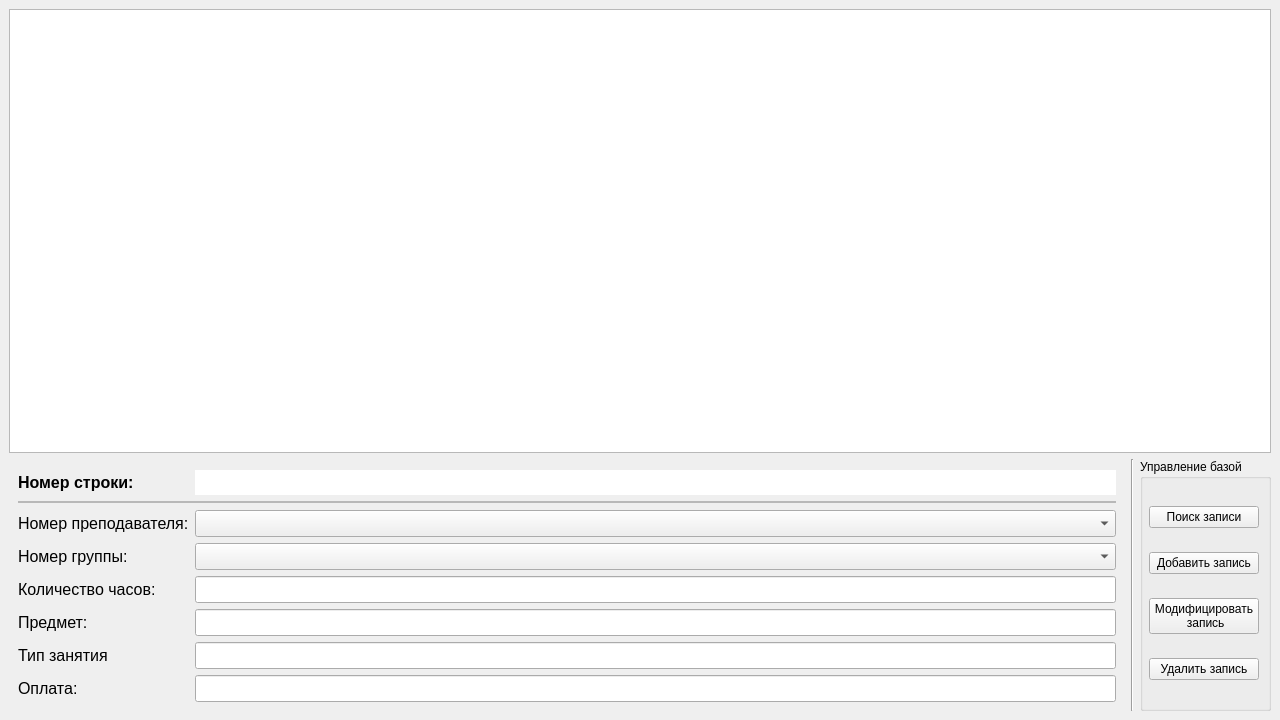
<?xml version="1.0" encoding="UTF-8"?>
<ui version="4.0">
 <class>MainWindow</class>
 <widget class="QMainWindow" name="MainWindow">
  <property name="geometry">
   <rect>
    <x>0</x>
    <y>0</y>
    <width>1280</width>
    <height>720</height>
   </rect>
  </property>
  <property name="windowTitle">
   <string>БД PostgreSQL. Лабораторная 17. Катунин С.</string>
  </property>
  <widget class="QWidget" name="centralwidget">
   <layout class="QGridLayout" name="gridLayout_2" rowstretch="3,0,0">
    <item row="2" column="1">
     <widget class="Line" name="line">
      <property name="frameShadow">
       <enum>QFrame::Sunken</enum>
      </property>
      <property name="orientation">
       <enum>Qt::Vertical</enum>
      </property>
     </widget>
    </item>
    <item row="0" column="0" colspan="3">
     <widget class="QTableView" name="tableView">
      <property name="font">
       <font>
        <family>Segoe UI</family>
        <pointsize>10</pointsize>
       </font>
      </property>
      <property name="editTriggers">
       <set>QAbstractItemView::NoEditTriggers</set>
      </property>
      <property name="tabKeyNavigation">
       <bool>false</bool>
      </property>
      <property name="showDropIndicator" stdset="0">
       <bool>false</bool>
      </property>
      <property name="dragDropOverwriteMode">
       <bool>false</bool>
      </property>
      <property name="alternatingRowColors">
       <bool>true</bool>
      </property>
      <property name="selectionMode">
       <enum>QAbstractItemView::SingleSelection</enum>
      </property>
      <property name="selectionBehavior">
       <enum>QAbstractItemView::SelectRows</enum>
      </property>
      <property name="showGrid">
       <bool>true</bool>
      </property>
      <property name="sortingEnabled">
       <bool>false</bool>
      </property>
      <property name="cornerButtonEnabled">
       <bool>false</bool>
      </property>
      <attribute name="horizontalHeaderCascadingSectionResizes">
       <bool>true</bool>
      </attribute>
      <attribute name="horizontalHeaderMinimumSectionSize">
       <number>37</number>
      </attribute>
      <attribute name="horizontalHeaderDefaultSectionSize">
       <number>150</number>
      </attribute>
      <attribute name="horizontalHeaderStretchLastSection">
       <bool>true</bool>
      </attribute>
      <attribute name="verticalHeaderCascadingSectionResizes">
       <bool>false</bool>
      </attribute>
      <attribute name="verticalHeaderMinimumSectionSize">
       <number>35</number>
      </attribute>
      <attribute name="verticalHeaderDefaultSectionSize">
       <number>35</number>
      </attribute>
      <attribute name="verticalHeaderHighlightSections">
       <bool>true</bool>
      </attribute>
      <attribute name="verticalHeaderShowSortIndicator" stdset="0">
       <bool>true</bool>
      </attribute>
     </widget>
    </item>
    <item row="2" column="2">
     <widget class="QGroupBox" name="buttons">
      <property name="title">
       <string>Управление базой</string>
      </property>
      <property name="flat">
       <bool>false</bool>
      </property>
      <property name="checkable">
       <bool>false</bool>
      </property>
      <layout class="QVBoxLayout" name="buttons_layout">
       <property name="leftMargin">
        <number>6</number>
       </property>
       <item>
        <widget class="QPushButton" name="pushButton_search">
         <property name="text">
          <string>Поиск записи</string>
         </property>
        </widget>
       </item>
       <item>
        <widget class="QPushButton" name="pushButton_create">
         <property name="text">
          <string>Добавить запись</string>
         </property>
        </widget>
       </item>
       <item>
        <widget class="QPushButton" name="pushButton_update">
         <property name="text">
          <string>Модифицировать
 запись</string>
         </property>
        </widget>
       </item>
       <item>
        <widget class="QPushButton" name="pushButton_remove">
         <property name="text">
          <string>Удалить запись</string>
         </property>
        </widget>
       </item>
      </layout>
     </widget>
    </item>
    <item row="2" column="0">
     <widget class="QWidget" name="widget" native="true">
      <layout class="QGridLayout" name="gridLayout">
       <property name="topMargin">
        <number>6</number>
       </property>
       <item row="0" column="0">
        <layout class="QFormLayout" name="nagruzka_data">
         <property name="sizeConstraint">
          <enum>QLayout::SetDefaultConstraint</enum>
         </property>
         <property name="fieldGrowthPolicy">
          <enum>QFormLayout::AllNonFixedFieldsGrow</enum>
         </property>
         <property name="rowWrapPolicy">
          <enum>QFormLayout::DontWrapRows</enum>
         </property>
         <property name="labelAlignment">
          <set>Qt::AlignLeading|Qt::AlignLeft|Qt::AlignVCenter</set>
         </property>
         <property name="formAlignment">
          <set>Qt::AlignLeading|Qt::AlignLeft|Qt::AlignVCenter</set>
         </property>
         <property name="topMargin">
          <number>5</number>
         </property>
         <item row="0" column="0">
          <widget class="QLabel" name="label_id">
           <property name="font">
            <font>
             <pointsize>12</pointsize>
             <weight>75</weight>
             <bold>true</bold>
             <underline>false</underline>
            </font>
           </property>
           <property name="text">
            <string>Номер строки:</string>
           </property>
          </widget>
         </item>
         <item row="0" column="1">
          <widget class="QLineEdit" name="lineEdit_id">
           <property name="enabled">
            <bool>true</bool>
           </property>
           <property name="font">
            <font>
             <pointsize>12</pointsize>
            </font>
           </property>
           <property name="autoFillBackground">
            <bool>false</bool>
           </property>
           <property name="text">
            <string/>
           </property>
           <property name="frame">
            <bool>false</bool>
           </property>
           <property name="readOnly">
            <bool>true</bool>
           </property>
           <property name="placeholderText">
            <string/>
           </property>
          </widget>
         </item>
         <item row="2" column="0">
          <widget class="QLabel" name="label_lecturer">
           <property name="font">
            <font>
             <pointsize>12</pointsize>
            </font>
           </property>
           <property name="text">
            <string>Номер преподавателя:</string>
           </property>
          </widget>
         </item>
         <item row="2" column="1">
          <widget class="QComboBox" name="comboBox_lecturer">
           <property name="font">
            <font>
             <pointsize>12</pointsize>
            </font>
           </property>
          </widget>
         </item>
         <item row="3" column="0">
          <widget class="QLabel" name="label_group">
           <property name="font">
            <font>
             <pointsize>12</pointsize>
            </font>
           </property>
           <property name="text">
            <string>Номер группы:</string>
           </property>
          </widget>
         </item>
         <item row="3" column="1">
          <widget class="QComboBox" name="comboBox_group">
           <property name="font">
            <font>
             <pointsize>12</pointsize>
            </font>
           </property>
          </widget>
         </item>
         <item row="4" column="0">
          <widget class="QLabel" name="label_hours">
           <property name="font">
            <font>
             <pointsize>12</pointsize>
            </font>
           </property>
           <property name="text">
            <string>Количество часов:</string>
           </property>
          </widget>
         </item>
         <item row="4" column="1">
          <widget class="QLineEdit" name="lineEdit_hours">
           <property name="font">
            <font>
             <pointsize>12</pointsize>
            </font>
           </property>
          </widget>
         </item>
         <item row="5" column="0">
          <widget class="QLabel" name="label_subject">
           <property name="font">
            <font>
             <pointsize>12</pointsize>
            </font>
           </property>
           <property name="text">
            <string>Предмет:</string>
           </property>
          </widget>
         </item>
         <item row="5" column="1">
          <widget class="QLineEdit" name="lineEdit_subject">
           <property name="font">
            <font>
             <pointsize>12</pointsize>
            </font>
           </property>
          </widget>
         </item>
         <item row="6" column="0">
          <widget class="QLabel" name="label_type_subject">
           <property name="font">
            <font>
             <pointsize>12</pointsize>
            </font>
           </property>
           <property name="text">
            <string>Тип занятия</string>
           </property>
          </widget>
         </item>
         <item row="6" column="1">
          <widget class="QLineEdit" name="lineEdit_type_subject">
           <property name="font">
            <font>
             <pointsize>12</pointsize>
            </font>
           </property>
          </widget>
         </item>
         <item row="7" column="0">
          <widget class="QLabel" name="label_pay">
           <property name="font">
            <font>
             <pointsize>12</pointsize>
            </font>
           </property>
           <property name="text">
            <string>Оплата:</string>
           </property>
           <property name="wordWrap">
            <bool>false</bool>
           </property>
          </widget>
         </item>
         <item row="7" column="1">
          <widget class="QLineEdit" name="lineEdit_pay">
           <property name="font">
            <font>
             <pointsize>12</pointsize>
            </font>
           </property>
          </widget>
         </item>
         <item row="1" column="0" colspan="2">
          <widget class="Line" name="line_2">
           <property name="frameShadow">
            <enum>QFrame::Sunken</enum>
           </property>
           <property name="lineWidth">
            <number>0</number>
           </property>
           <property name="midLineWidth">
            <number>2</number>
           </property>
           <property name="orientation">
            <enum>Qt::Horizontal</enum>
           </property>
          </widget>
         </item>
        </layout>
       </item>
      </layout>
     </widget>
    </item>
   </layout>
  </widget>
 </widget>
 <tabstops>
  <tabstop>tableView</tabstop>
  <tabstop>pushButton_update</tabstop>
  <tabstop>pushButton_remove</tabstop>
  <tabstop>lineEdit_id</tabstop>
  <tabstop>comboBox_lecturer</tabstop>
  <tabstop>comboBox_group</tabstop>
  <tabstop>lineEdit_hours</tabstop>
  <tabstop>lineEdit_subject</tabstop>
  <tabstop>lineEdit_type_subject</tabstop>
  <tabstop>lineEdit_pay</tabstop>
  <tabstop>pushButton_search</tabstop>
  <tabstop>pushButton_create</tabstop>
 </tabstops>
 <resources/>
 <connections/>
</ui>
